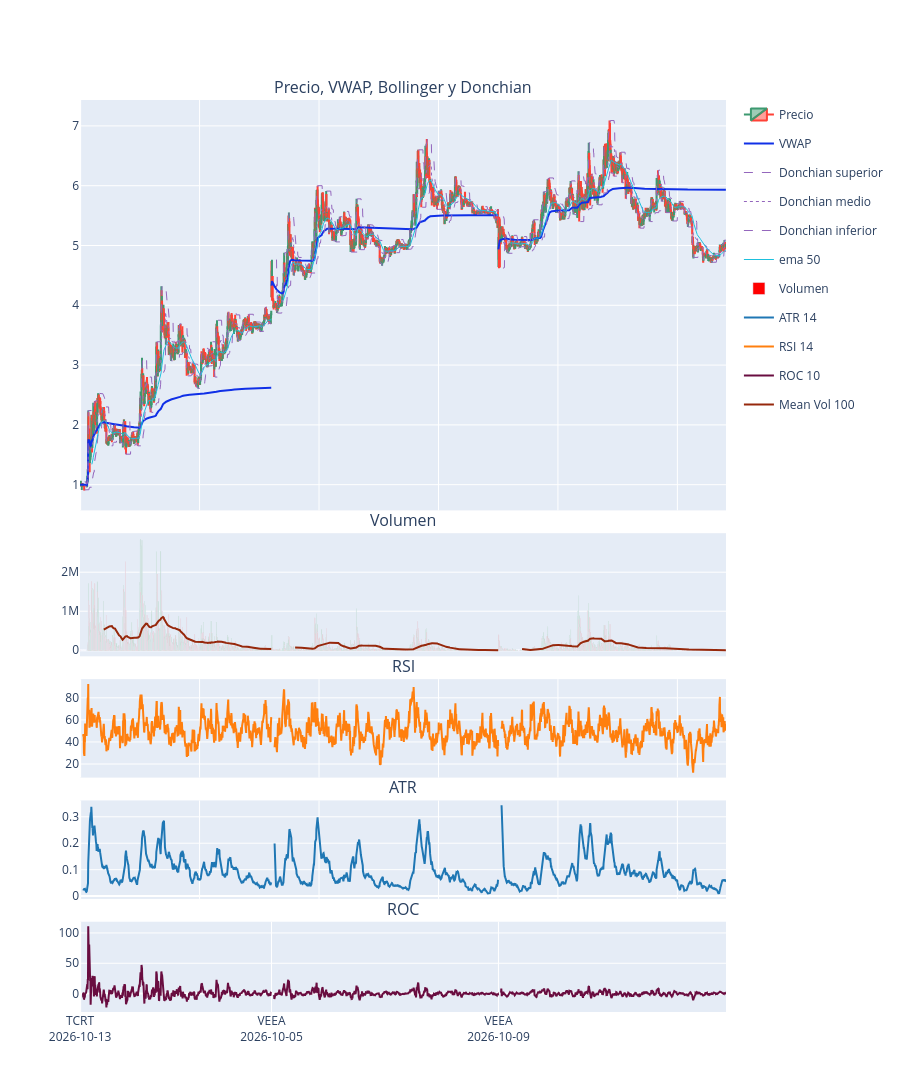

This figure's notebook cell:
### Code cell
import plotly.graph_objects as go
from plotly.subplots import make_subplots
from IPython.display import HTML, display


GROUPS = ["ticker", "trading_day"]

plot_df = (
    df_to_plot
    .sort(["ticker", "datetime"])
    .with_row_index("plot_x")
)


def add_segmented_line(fig, frame, column, name, row, color, dash="solid", width=1):
    """Añade una línea sin conectar distintos tickers ni días."""
    show_legend = True

    for segment in frame.partition_by(GROUPS, maintain_order=True):
        valid_segment = segment.drop_nulls(column)

        if valid_segment.height == 0:
            continue

        fig.add_trace(
            go.Scatter(
                x=valid_segment["plot_x"].to_list(),
                y=valid_segment[column].to_list(),
                mode="lines",
                name=name,
                legendgroup=name,
                showlegend=show_legend,
                line={"color": color, "dash": dash, "width": width},
            ),
            row=row,
            col=1,
        )

        show_legend = False


volume_colors = [
    "green" if close > open_price
    else "red" if close < open_price
    else "gray"
    for open_price, close in zip(
        plot_df["open"].to_list(),
        plot_df["close"].to_list(),
    )
]

fig = make_subplots(
    rows=5,
    cols=1,
    shared_xaxes=True,
    vertical_spacing=0.025,
    row_heights=[0.50, 0.15, 0.12, 0.12, 0.11],
    subplot_titles=(
        "Precio, VWAP, Bollinger y Donchian",
        "Volumen",
        "RSI",
        "ATR",
        "ROC",
    ),
)

fig.add_trace(
    go.Candlestick(
        x=plot_df["plot_x"].to_list(),
        open=plot_df["open"].to_list(),
        high=plot_df["high"].to_list(),
        low=plot_df["low"].to_list(),
        close=plot_df["close"].to_list(),
        name="Precio",
    ),
    row=1,
    col=1,
)

# Precio
add_segmented_line(fig, plot_df, "vwap_daily", "VWAP", 1,  "#1030e7", width=2)

# Bandas de Bollinger
# add_segmented_line(fig, plot_df, "bb_upper_50", "BB superior", 1, "#7f7f7f", "dot")
# add_segmented_line(fig, plot_df, "bb_middle_50", "BB media", 1, "#7f7f7f")
# add_segmented_line(fig, plot_df, "bb_lower_50", "BB inferior", 1, "#7f7f7f", "dot")

# Canales de Donchian
add_segmented_line(
    fig, plot_df, "donchian_upper_20", "Donchian superior", 1, "#9467bd", "dash"
)
add_segmented_line(
    fig, plot_df, "donchian_middle_20", "Donchian medio", 1, "#9467bd", "dot"
)
add_segmented_line(
    fig, plot_df, "donchian_lower_20", "Donchian inferior", 1, "#9467bd", "dash"
)
add_segmented_line(
    fig, plot_df, "ema_50", "ema 50", 1, "#1dc0dd", "solid"
)
# add_segmented_line(
#     fig, plot_df, "ema_10", "ema 10", 1, "#ca4095", "solid"
# )

# Volumen: vela alcista rojo, vela bajista verde
fig.add_trace(
    go.Bar(
        x=plot_df["plot_x"].to_list(),
        y=plot_df["volume"].to_list(),
        marker_color=volume_colors,
        name="Volumen",
    ),
    row=2,
    col=1,
)
#agrego la linea de media y mediana volumen
# add_segmented_line(fig, plot_df, "mean_vol_100", "mean_vol_100", 2, "#922909", width=2)
# add_segmented_line(fig, plot_df, "median_vol_100", "median_vol_100", 2, "#b89112", width=2)



# Indicadores inferiores
add_segmented_line(fig, plot_df, "atr_14", "ATR 14", 4, "#1f77b4", width=2)
add_segmented_line(fig, plot_df, "rsi_14", "RSI 14", 3, "#ff7f0e", width=2)
add_segmented_line(fig, plot_df, "roc_10", "ROC 10", 5, "#690d40", width=2)
# add_segmented_line(fig, plot_df, "velocity_5_3", "velocity_5_3", 4, "#2ca02c", width=2)
# add_segmented_line(fig, plot_df, "williams_r_14", "williams_r_14", 4, "#2ca02c", width=2)
# fig.update_yaxes(range=[0, -100], row=4, col=1)
# fig.add_hline(y=-80, row=4, col=1, line_dash="dot", line_color="red")
# fig.add_hline(y=-20, row=4, col=1, line_dash="dot", line_color="green")
# add_segmented_line(fig, plot_df, "acceleration_5_3_1", "acceleration_5_3_1", 5, "#2ca02c", width=2)
# add_segmented_line(fig, plot_df, "rsi_3", "RSI 3", 5, "#2ca02c", width=2)
# add_segmented_line(fig, plot_df, "vortex_plus_14", "Vortex 14 plus", 5, "#2ca02c", width=2)
# add_segmented_line(fig, plot_df, "vortex_minus_14", "Vortex 14 minus", 5, "#96280c", width=2)
add_segmented_line(fig, plot_df, "mean_vol_100", "Mean Vol 100", 2, "#96280c", width=2)


# Una marca de eje por inicio de cada día y ticker.
day_starts = (
    plot_df
    .group_by(GROUPS, maintain_order=True)
    .agg(pl.col("plot_x").min().alias("plot_x"))
    .sort("plot_x")
)

fig.update_xaxes(
    tickmode="array",
    tickvals=day_starts["plot_x"].to_list(),
    ticktext=[
        f"{row['ticker']}<br>{row['trading_day']}"
        for row in day_starts.to_dicts()
    ],
    row=5,
    col=1,
)

# Etiqueta centrada sobre cada tramo de ticker.
ticker_ranges = (
    plot_df
    .group_by("ticker", maintain_order=True)
    .agg(
        pl.col("plot_x").min().alias("start"),
        pl.col("plot_x").max().alias("end"),
    )
)

# for ticker_range in ticker_ranges.to_dicts():
#     fig.add_annotation(
#         x=(ticker_range["start"] + ticker_range["end"]) / 2,
#         y=1.03,
#         xref="x",
#         yref="paper",
#         text=f"<b>{ticker_range['ticker']}</b>",
#         showarrow=False,
#     )
hover_labels = {
    row["plot_x"]: (
        f"<b>{row['ticker']}</b><br>"
        f"{row['datetime'].strftime('%d/%m/%Y %H:%M:%S %Z')}"
    )
    for row in plot_df.select(
        "plot_x", "ticker", "datetime"
    ).iter_rows(named=True)
}

for trace in fig.data:
    if trace.type not in ("candlestick", "scatter", "bar"):
        continue

    labels = [hover_labels[x] for x in trace.x]

    if trace.type == "candlestick":
        trace.update(
            hovertext=[
                (
                    f"{label}<br>"
                    f"Apertura: {o:.4f}<br>"
                    f"Máximo: {h:.4f}<br>"
                    f"Mínimo: {l:.4f}<br>"
                    f"Cierre: {c:.4f}"
                )
                for label, o, h, l, c in zip(
                    labels,
                    trace.open,
                    trace.high,
                    trace.low,
                    trace.close,
                )
            ],
            hoverinfo="text",
        )
    else:
        trace.update(
            text=labels,
            hovertemplate=(
                "%{text}<br>"
                "Valor: %{y:,.4f}"
                "<extra>%{fullData.name}</extra>"
            ),
        )
fig.update_xaxes(
    showspikes=True,
    spikesnap="cursor",
    spikemode="across",
    spikecolor="#808080",
    spikethickness=1,
)

fig.update_layout(
    xaxis_rangeslider_visible=False,
    hovermode="x",
    # hoversubplots="axis",
    height=1_300,
    spikedistance=-1,
)

fig.show()

### Figure 1 — Plotly figure (JSON) as saved in the notebook; plotly's stock layout.template omitted (floating-point values rounded to 4 significant figures; data arrays with more than 128 entries replaced by an {"elided": "..."} marker saying what was removed)
{"data": [{"close": {"elided": "2704 float values"}, "high": {"elided": "2704 float values"}, "hoverinfo": "text", "hovertext": {"elided": "2704 str values"}, "low": {"elided": "2704 float values"}, "name": "Precio", "open": {"elided": "2704 float values"}, "type": "candlestick", "x": {"elided": "2704 int values"}, "xaxis": "x", "yaxis": "y"}, {"hovertemplate": "%{text}<br>Valor: %{y:,.4f}<extra>%{fullData.name}</extra>", "legendgroup": "VWAP", "line": {"color": "#1030e7", "dash": "solid", "width": 2}, "mode": "lines", "name": "VWAP", "showlegend": true, "text": {"elided": "801 str values"}, "type": "scatter", "x": {"elided": "801 int values"}, "xaxis": "x", "y": {"elided": "801 float values"}, "yaxis": "y"}, {"hovertemplate": "%{text}<br>Valor: %{y:,.4f}<extra>%{fullData.name}</extra>", "legendgroup": "VWAP", "line": {"color": "#1030e7", "dash": "solid", "width": 2}, "mode": "lines", "name": "VWAP", "showlegend": false, "text": {"elided": "950 str values"}, "type": "scatter", "x": {"elided": "950 int values"}, "xaxis": "x", "y": {"elided": "950 float values"}, "yaxis": "y"}, {"hovertemplate": "%{text}<br>Valor: %{y:,.4f}<extra>%{fullData.name}</extra>", "legendgroup": "VWAP", "line": {"color": "#1030e7", "dash": "solid", "width": 2}, "mode": "lines", "name": "VWAP", "showlegend": false, "text": {"elided": "953 str values"}, "type": "scatter", "x": {"elided": "953 int values"}, "xaxis": "x", "y": {"elided": "953 float values"}, "yaxis": "y"}, {"hovertemplate": "%{text}<br>Valor: %{y:,.4f}<extra>%{fullData.name}</extra>", "legendgroup": "Donchian superior", "line": {"color": "#9467bd", "dash": "dash", "width": 1}, "mode": "lines", "name": "Donchian superior", "showlegend": true, "text": {"elided": "782 str values"}, "type": "scatter", "x": {"elided": "782 int values"}, "xaxis": "x", "y": {"elided": "782 float values"}, "yaxis": "y"}, {"hovertemplate": "%{text}<br>Valor: %{y:,.4f}<extra>%{fullData.name}</extra>", "legendgroup": "Donchian superior", "line": {"color": "#9467bd", "dash": "dash", "width": 1}, "mode": "lines", "name": "Donchian superior", "showlegend": false, "text": {"elided": "931 str values"}, "type": "scatter", "x": {"elided": "931 int values"}, "xaxis": "x", "y": {"elided": "931 float values"}, "yaxis": "y"}, {"hovertemplate": "%{text}<br>Valor: %{y:,.4f}<extra>%{fullData.name}</extra>", "legendgroup": "Donchian superior", "line": {"color": "#9467bd", "dash": "dash", "width": 1}, "mode": "lines", "name": "Donchian superior", "showlegend": false, "text": {"elided": "934 str values"}, "type": "scatter", "x": {"elided": "934 int values"}, "xaxis": "x", "y": {"elided": "934 float values"}, "yaxis": "y"}, {"hovertemplate": "%{text}<br>Valor: %{y:,.4f}<extra>%{fullData.name}</extra>", "legendgroup": "Donchian medio", "line": {"color": "#9467bd", "dash": "dot", "width": 1}, "mode": "lines", "name": "Donchian medio", "showlegend": true, "text": {"elided": "782 str values"}, "type": "scatter", "x": {"elided": "782 int values"}, "xaxis": "x", "y": {"elided": "782 float values"}, "yaxis": "y"}, {"hovertemplate": "%{text}<br>Valor: %{y:,.4f}<extra>%{fullData.name}</extra>", "legendgroup": "Donchian medio", "line": {"color": "#9467bd", "dash": "dot", "width": 1}, "mode": "lines", "name": "Donchian medio", "showlegend": false, "text": {"elided": "931 str values"}, "type": "scatter", "x": {"elided": "931 int values"}, "xaxis": "x", "y": {"elided": "931 float values"}, "yaxis": "y"}, {"hovertemplate": "%{text}<br>Valor: %{y:,.4f}<extra>%{fullData.name}</extra>", "legendgroup": "Donchian medio", "line": {"color": "#9467bd", "dash": "dot", "width": 1}, "mode": "lines", "name": "Donchian medio", "showlegend": false, "text": {"elided": "934 str values"}, "type": "scatter", "x": {"elided": "934 int values"}, "xaxis": "x", "y": {"elided": "934 float values"}, "yaxis": "y"}, {"hovertemplate": "%{text}<br>Valor: %{y:,.4f}<extra>%{fullData.name}</extra>", "legendgroup": "Donchian inferior", "line": {"color": "#9467bd", "dash": "dash", "width": 1}, "mode": "lines", "name": "Donchian inferior", "showlegend": true, "text": {"elided": "782 str values"}, "type": "scatter", "x": {"elided": "782 int values"}, "xaxis": "x", "y": {"elided": "782 float values"}, "yaxis": "y"}, {"hovertemplate": "%{text}<br>Valor: %{y:,.4f}<extra>%{fullData.name}</extra>", "legendgroup": "Donchian inferior", "line": {"color": "#9467bd", "dash": "dash", "width": 1}, "mode": "lines", "name": "Donchian inferior", "showlegend": false, "text": {"elided": "931 str values"}, "type": "scatter", "x": {"elided": "931 int values"}, "xaxis": "x", "y": {"elided": "931 float values"}, "yaxis": "y"}, {"hovertemplate": "%{text}<br>Valor: %{y:,.4f}<extra>%{fullData.name}</extra>", "legendgroup": "Donchian inferior", "line": {"color": "#9467bd", "dash": "dash", "width": 1}, "mode": "lines", "name": "Donchian inferior", "showlegend": false, "text": {"elided": "934 str values"}, "type": "scatter", "x": {"elided": "934 int values"}, "xaxis": "x", "y": {"elided": "934 float values"}, "yaxis": "y"}, {"hovertemplate": "%{text}<br>Valor: %{y:,.4f}<extra>%{fullData.name}</extra>", "legendgroup": "ema 50", "line": {"color": "#1dc0dd", "dash": "solid", "width": 1}, "mode": "lines", "name": "ema 50", "showlegend": true, "text": {"elided": "752 str values"}, "type": "scatter", "x": {"elided": "752 int values"}, "xaxis": "x", "y": {"elided": "752 float values"}, "yaxis": "y"}, {"hovertemplate": "%{text}<br>Valor: %{y:,.4f}<extra>%{fullData.name}</extra>", "legendgroup": "ema 50", "line": {"color": "#1dc0dd", "dash": "solid", "width": 1}, "mode": "lines", "name": "ema 50", "showlegend": false, "text": {"elided": "901 str values"}, "type": "scatter", "x": {"elided": "901 int values"}, "xaxis": "x", "y": {"elided": "901 float values"}, "yaxis": "y"}, {"hovertemplate": "%{text}<br>Valor: %{y:,.4f}<extra>%{fullData.name}</extra>", "legendgroup": "ema 50", "line": {"color": "#1dc0dd", "dash": "solid", "width": 1}, "mode": "lines", "name": "ema 50", "showlegend": false, "text": {"elided": "904 str values"}, "type": "scatter", "x": {"elided": "904 int values"}, "xaxis": "x", "y": {"elided": "904 float values"}, "yaxis": "y"}, {"hovertemplate": "%{text}<br>Valor: %{y:,.4f}<extra>%{fullData.name}</extra>", "marker": {"color": {"elided": "2704 str values"}}, "name": "Volumen", "text": {"elided": "2704 str values"}, "type": "bar", "x": {"elided": "2704 int values"}, "xaxis": "x2", "y": {"elided": "2704 int values"}, "yaxis": "y2"}, {"hovertemplate": "%{text}<br>Valor: %{y:,.4f}<extra>%{fullData.name}</extra>", "legendgroup": "ATR 14", "line": {"color": "#1f77b4", "dash": "solid", "width": 2}, "mode": "lines", "name": "ATR 14", "showlegend": true, "text": {"elided": "788 str values"}, "type": "scatter", "x": {"elided": "788 int values"}, "xaxis": "x4", "y": {"elided": "788 float values"}, "yaxis": "y4"}, {"hovertemplate": "%{text}<br>Valor: %{y:,.4f}<extra>%{fullData.name}</extra>", "legendgroup": "ATR 14", "line": {"color": "#1f77b4", "dash": "solid", "width": 2}, "mode": "lines", "name": "ATR 14", "showlegend": false, "text": {"elided": "937 str values"}, "type": "scatter", "x": {"elided": "937 int values"}, "xaxis": "x4", "y": {"elided": "937 float values"}, "yaxis": "y4"}, {"hovertemplate": "%{text}<br>Valor: %{y:,.4f}<extra>%{fullData.name}</extra>", "legendgroup": "ATR 14", "line": {"color": "#1f77b4", "dash": "solid", "width": 2}, "mode": "lines", "name": "ATR 14", "showlegend": false, "text": {"elided": "940 str values"}, "type": "scatter", "x": {"elided": "940 int values"}, "xaxis": "x4", "y": {"elided": "940 float values"}, "yaxis": "y4"}, {"hovertemplate": "%{text}<br>Valor: %{y:,.4f}<extra>%{fullData.name}</extra>", "legendgroup": "RSI 14", "line": {"color": "#ff7f0e", "dash": "solid", "width": 2}, "mode": "lines", "name": "RSI 14", "showlegend": true, "text": {"elided": "788 str values"}, "type": "scatter", "x": {"elided": "788 int values"}, "xaxis": "x3", "y": {"elided": "788 float values"}, "yaxis": "y3"}, {"hovertemplate": "%{text}<br>Valor: %{y:,.4f}<extra>%{fullData.name}</extra>", "legendgroup": "RSI 14", "line": {"color": "#ff7f0e", "dash": "solid", "width": 2}, "mode": "lines", "name": "RSI 14", "showlegend": false, "text": {"elided": "937 str values"}, "type": "scatter", "x": {"elided": "937 int values"}, "xaxis": "x3", "y": {"elided": "937 float values"}, "yaxis": "y3"}, {"hovertemplate": "%{text}<br>Valor: %{y:,.4f}<extra>%{fullData.name}</extra>", "legendgroup": "RSI 14", "line": {"color": "#ff7f0e", "dash": "solid", "width": 2}, "mode": "lines", "name": "RSI 14", "showlegend": false, "text": {"elided": "940 str values"}, "type": "scatter", "x": {"elided": "940 int values"}, "xaxis": "x3", "y": {"elided": "940 float values"}, "yaxis": "y3"}, {"hovertemplate": "%{text}<br>Valor: %{y:,.4f}<extra>%{fullData.name}</extra>", "legendgroup": "ROC 10", "line": {"color": "#690d40", "dash": "solid", "width": 2}, "mode": "lines", "name": "ROC 10", "showlegend": true, "text": {"elided": "791 str values"}, "type": "scatter", "x": {"elided": "791 int values"}, "xaxis": "x5", "y": {"elided": "791 float values"}, "yaxis": "y5"}, {"hovertemplate": "%{text}<br>Valor: %{y:,.4f}<extra>%{fullData.name}</extra>", "legendgroup": "ROC 10", "line": {"color": "#690d40", "dash": "solid", "width": 2}, "mode": "lines", "name": "ROC 10", "showlegend": false, "text": {"elided": "940 str values"}, "type": "scatter", "x": {"elided": "940 int values"}, "xaxis": "x5", "y": {"elided": "940 float values"}, "yaxis": "y5"}, {"hovertemplate": "%{text}<br>Valor: %{y:,.4f}<extra>%{fullData.name}</extra>", "legendgroup": "ROC 10", "line": {"color": "#690d40", "dash": "solid", "width": 2}, "mode": "lines", "name": "ROC 10", "showlegend": false, "text": {"elided": "943 str values"}, "type": "scatter", "x": {"elided": "943 int values"}, "xaxis": "x5", "y": {"elided": "943 float values"}, "yaxis": "y5"}, {"hovertemplate": "%{text}<br>Valor: %{y:,.4f}<extra>%{fullData.name}</extra>", "legendgroup": "Mean Vol 100", "line": {"color": "#96280c", "dash": "solid", "width": 2}, "mode": "lines", "name": "Mean Vol 100", "showlegend": true, "text": {"elided": "702 str values"}, "type": "scatter", "x": {"elided": "702 int values"}, "xaxis": "x2", "y": {"elided": "702 float values"}, "yaxis": "y2"}, {"hovertemplate": "%{text}<br>Valor: %{y:,.4f}<extra>%{fullData.name}</extra>", "legendgroup": "Mean Vol 100", "line": {"color": "#96280c", "dash": "solid", "width": 2}, "mode": "lines", "name": "Mean Vol 100", "showlegend": false, "text": {"elided": "851 str values"}, "type": "scatter", "x": {"elided": "851 int values"}, "xaxis": "x2", "y": {"elided": "851 float values"}, "yaxis": "y2"}, {"hovertemplate": "%{text}<br>Valor: %{y:,.4f}<extra>%{fullData.name}</extra>", "legendgroup": "Mean Vol 100", "line": {"color": "#96280c", "dash": "solid", "width": 2}, "mode": "lines", "name": "Mean Vol 100", "showlegend": false, "text": {"elided": "854 str values"}, "type": "scatter", "x": {"elided": "854 int values"}, "xaxis": "x2", "y": {"elided": "854 float values"}, "yaxis": "y2"}], "layout": {"annotations": [{"font": {"size": 16}, "showarrow": false, "text": "Precio, VWAP, Bollinger y Donchian", "x": 0.5, "xanchor": "center", "xref": "paper", "y": 1, "yanchor": "bottom", "yref": "paper"}, {"font": {"size": 16}, "showarrow": false, "text": "Volumen", "x": 0.5, "xanchor": "center", "xref": "paper", "y": 0.525, "yanchor": "bottom", "yref": "paper"}, {"font": {"size": 16}, "showarrow": false, "text": "RSI", "x": 0.5, "xanchor": "center", "xref": "paper", "y": 0.365, "yanchor": "bottom", "yref": "paper"}, {"font": {"size": 16}, "showarrow": false, "text": "ATR", "x": 0.5, "xanchor": "center", "xref": "paper", "y": 0.232, "yanchor": "bottom", "yref": "paper"}, {"font": {"size": 16}, "showarrow": false, "text": "ROC", "x": 0.5, "xanchor": "center", "xref": "paper", "y": 0.099, "yanchor": "bottom", "yref": "paper"}], "height": 1300, "hovermode": "x", "spikedistance": -1, "xaxis": {"anchor": "y", "domain": [0, 1], "matches": "x5", "rangeslider": {"visible": false}, "showspikes": true, "showticklabels": false, "spikecolor": "#808080", "spikemode": "across", "spikesnap": "cursor", "spikethickness": 1}, "xaxis2": {"anchor": "y2", "domain": [0, 1], "matches": "x5", "showspikes": true, "showticklabels": false, "spikecolor": "#808080", "spikemode": "across", "spikesnap": "cursor", "spikethickness": 1}, "xaxis3": {"anchor": "y3", "domain": [0, 1], "matches": "x5", "showspikes": true, "showticklabels": false, "spikecolor": "#808080", "spikemode": "across", "spikesnap": "cursor", "spikethickness": 1}, "xaxis4": {"anchor": "y4", "domain": [0, 1], "matches": "x5", "showspikes": true, "showticklabels": false, "spikecolor": "#808080", "spikemode": "across", "spikesnap": "cursor", "spikethickness": 1}, "xaxis5": {"anchor": "y5", "domain": [0, 1], "showspikes": true, "spikecolor": "#808080", "spikemode": "across", "spikesnap": "cursor", "spikethickness": 1, "tickmode": "array", "ticktext": ["TCRT<br>2026-10-13", "VEEA<br>2026-10-05", "VEEA<br>2026-10-09"], "tickvals": [0, 801, 1751]}, "yaxis": {"anchor": "x", "domain": [0.55, 1]}, "yaxis2": {"anchor": "x2", "domain": [0.39, 0.525]}, "yaxis3": {"anchor": "x3", "domain": [0.257, 0.365]}, "yaxis4": {"anchor": "x4", "domain": [0.124, 0.232]}, "yaxis5": {"anchor": "x5", "domain": [0, 0.099]}}}
